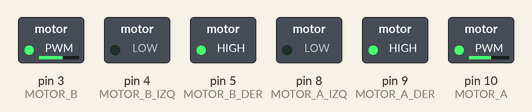
This sketch was run on a simulated Arduino Uno, built with avr-gcc and run on an emulated ATmega328P. Shown: switched loads named in the sketch (green lamp = pin HIGH).

Above: at 0.1 s.
At 9.1 s:
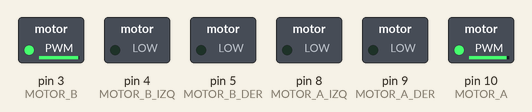
At 14.0 s:
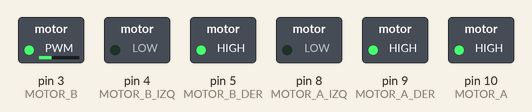
At 22.7 s:
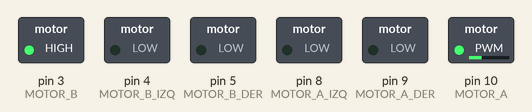
At 27.3 s:
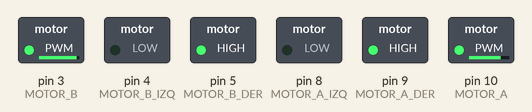
At 38.5 s:
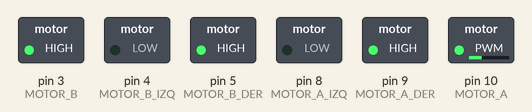
Timing chart, 0 to 40.0 s (numbered marks = the images above):
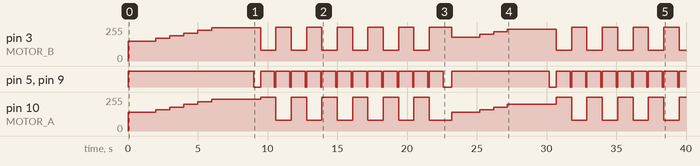

The sketch:

sprinter.ino
```cpp
int MOTOR_A = 10; // Motor en si, Aqui se juega con la velocidad del motor. PIN ENA
int MOTOR_B = 3; // PIN ENB estos pines estan conectado a los jumpers que controlan la

int MOTOR_A_IZQ = 8; // IN1
int MOTOR_A_DER = 9; // IN2

int MOTOR_B_DER = 5; // IN3
int MOTOR_B_IZQ = 4; // IN4

int speedInitial = 140;
int speedInitialB =  150;
int SPEED_MAX = 255;


void setup() {

  Serial.begin(9600);
  pinMode(MOTOR_A, OUTPUT);
  pinMode(MOTOR_B, OUTPUT);
  pinMode(MOTOR_A_DER, OUTPUT);
  pinMode(MOTOR_A_IZQ, OUTPUT);
  pinMode(MOTOR_B_DER, OUTPUT);
  pinMode(MOTOR_B_IZQ, OUTPUT);

}

void loop() {

  analogWrite(MOTOR_A, speedInitial);
  analogWrite(MOTOR_B, speedInitialB);

  /*backTo();

  delay(2000);*/

  digitalWrite(MOTOR_A_DER, HIGH);
  digitalWrite(MOTOR_A_IZQ, LOW);
  digitalWrite(MOTOR_B_DER, HIGH);
  digitalWrite(MOTOR_B_IZQ, LOW);

  delay(2000);

  accelerator(1000);

  delay(2000);

  stopMotors();

  delay(500);

  travelAsSen(6);

  delay(500);

  speedInitial = 140;
  speedInitialB = 180;
  //delay(200);


}

/**
 * Aumenta gradualmente la velocidad inicial de los motores.
 *
 * Esta función se encarga de incrementar la velocidad inicial de los motores de manera gradual
 * durante un intervalo de tiempo especificado.
 *
 * @param int timeAccelerator - El tiempo en milisegundos entre cada incremento de velocidad.
 *
 * La función utiliza la velocidad inicial actual y la aumenta en incrementos de 20 hasta
 * alcanzar la velocidad máxima permitida. La velocidad se ajusta tanto en el motor A como
 * en el motor B.
 *
 */
void accelerator(int timeAccelerator) {
  for (int i = speedInitial; i <= SPEED_MAX; i += 20) {
    if (speedInitial + 20 > SPEED_MAX) {
      break;
    }
    if (speedInitialB + 20 > SPEED_MAX) {
      break;
    }
    speedInitial += 20;
    speedInitialB += 20;
    /*if (speedInitial <= 235) {
      analogWrite(MOTOR_A, speedInitial);
    }*/
    analogWrite(MOTOR_A, speedInitial);
    analogWrite(MOTOR_B, speedInitialB);
    delay(timeAccelerator);
  }
}

void stopMotors() {
  digitalWrite(MOTOR_A_DER, LOW);
  digitalWrite(MOTOR_A_IZQ, LOW);
  digitalWrite(MOTOR_B_DER, LOW);
  digitalWrite(MOTOR_B_IZQ, LOW);
}

/**
 * Simula el movimiento de los motores en un patrón similar a un seno.
 *
 * @param int numberSection - Cantidad de repeticiones de giros del motor.
 */
void travelAsSen(int numberSection) {
    int zigzagDuration = 1000;
    // Realizamos varios tramos del zig zag
    for (int i = 0; i < numberSection; i++) {

      // Giro a la derecha
      analogWrite(MOTOR_A, 255);
      analogWrite(MOTOR_B, 80);
      digitalWrite(MOTOR_A_DER, HIGH);
      digitalWrite(MOTOR_A_IZQ, LOW);
      digitalWrite(MOTOR_B_DER, HIGH);
      digitalWrite(MOTOR_B_IZQ, LOW);
      /*digitalWrite(MOTOR_A_DER, HIGH);
      digitalWrite(MOTOR_A_IZQ, LOW);
      digitalWrite(MOTOR_B_DER, LOW);
      digitalWrite(MOTOR_B_IZQ, LOW);*/
      delay(zigzagDuration);

      stopMotors();
      delay(100);

      // Giro a la izquierda
      analogWrite(MOTOR_A, 80);
      analogWrite(MOTOR_B, 255);

      digitalWrite(MOTOR_A_DER, HIGH);
      digitalWrite(MOTOR_A_IZQ, LOW);
      digitalWrite(MOTOR_B_DER, HIGH);
      digitalWrite(MOTOR_B_IZQ, LOW);
      /*
      digitalWrite(MOTOR_A_DER, LOW);
      digitalWrite(MOTOR_A_IZQ, LOW);
      digitalWrite(MOTOR_B_DER, HIGH);
      digitalWrite(MOTOR_B_IZQ, LOW);*/
      delay(zigzagDuration);

      stopMotors();
      delay(100);
    }
  }

 /**
  * Función de retroceso.
  */
  void backTo(){
    digitalWrite(MOTOR_A_DER, LOW);
    digitalWrite(MOTOR_A_IZQ, HIGH);
    digitalWrite(MOTOR_B_DER, LOW);
    digitalWrite(MOTOR_B_IZQ, HIGH);
  }
```

Measured:
- by itself, pin 3 (MOTOR_B): 0/255 → 150/255 at 0.00 s, → 170/255 2.0 s later, → 190/255 1.0 s later, → 210/255 1.0 s later, … (31 changes in this stretch)
- by itself, pin 10 (MOTOR_A): 0/255 → 140/255 at 0.00 s, → 160/255 2.0 s later, → 180/255 1.0 s later, → 200/255 1.0 s later, … (31 changes in this stretch)
